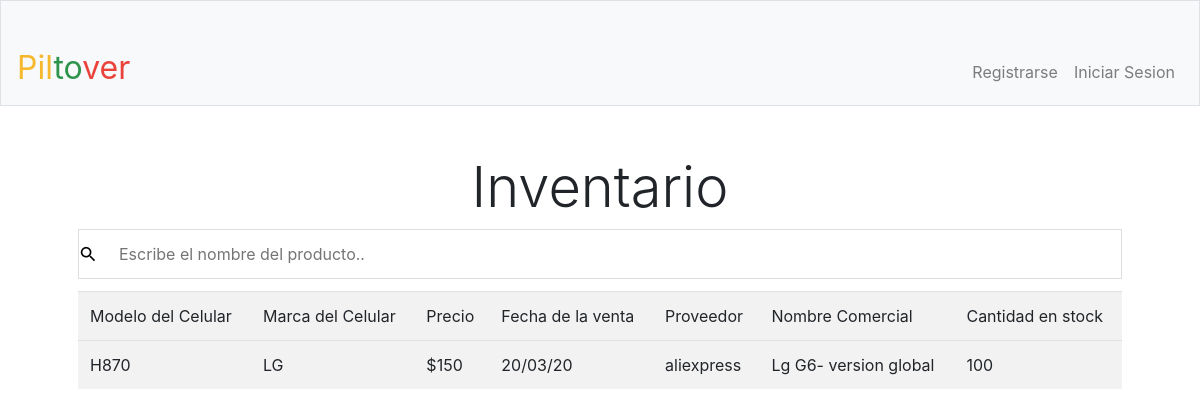
Page /inventario on the committed database.
### tables this page shows
CREATE TABLE 'inventario' ('id' integer PRIMARY KEY AUTOINCREMENT NOT NULL, 'modelo' text, 'marca' text, 'precio' text, 'fechaventa' text, 'proveedor' text, 'nombreC' text, 'cantidad' INTEGER);

### application.py (the view)
@app.route("/inventario")
def inventario():
    rows=db.execute("select * from inventario")
    return render_template("inventario.html",rows=rows)

### application.py (called while the page is built)
@app.after_request
def after_request(response):
    response.headers["Cache-Control"] = "no-cache, no-store, must-revalidate"
    response.headers["Expires"] = 0
    response.headers["Pragma"] = "no-cache"
    return response

### templates/inventario.html (shortened to what this page needs)
{% extends "layout.html" %}
{% block main %}
<h1 class="display display-4">Inventario</h1>
<input type="text" id="myInput" onkeyup="myFunction()" placeholder="Escribe el nombre del producto.." title="Type in a name"  style="background: url(&quot;static/css/p.png&quot;) left center no-repeat rgb(255, 255, 255);"/>
<table class="table table-striped" id="myTable">
        <tr>
            <td>Modelo del Celular  </td>
            <td>Marca del Celular</td>
            <td>Precio</td>
            <td>Fecha de la venta</td>
            <td>Proveedor</td>
            <td>Nombre Comercial</td>
            <td>Cantidad en stock</td>
        </tr>
        {%for rows in rows%}
        <tr>
            <td>{{rows.modelo}}</td>
            <td>{{rows.marca}}</td>
            <td>{{rows.precio}}</td>
            <td>{{rows.fechaventa}}</td>
            <td>{{rows.proveedor}}</td>
            <td>{{rows.nombreC}}</td>
            <td>{{rows.cantidad}}</td>
        </tr>
        {%endfor%}
    </table>
{% endblock %}

### static/styles.css (style rules this page uses)
body { margin:0; }

### templates/layout.html (style rules this page uses)
#myInput { background: url(&quot;images/googbg.png&quot;) left center no-repeat rgb(255, 255, 255); background-image: url('static/css/p.png'); background-position: 10px 10px; background-repeat: no-repeat; width: 100%; font-size: 16px; padding: 12px 20px 12px 40px; border: 1px solid #ddd; margin-bottom: 12px; }
table { border-collapse: collapse; width: 100%; }
th, td { text-align: left; padding: 8px; }
tr:nth-child(even) { background-color: #f2f2f2; }

### rows in the picture
inventario: modelo "H870", marca "LG", precio "$150", fechaventa "20/03/20", proveedor "aliexpress", nombreC "Lg G6- version global", cantidad "100"
